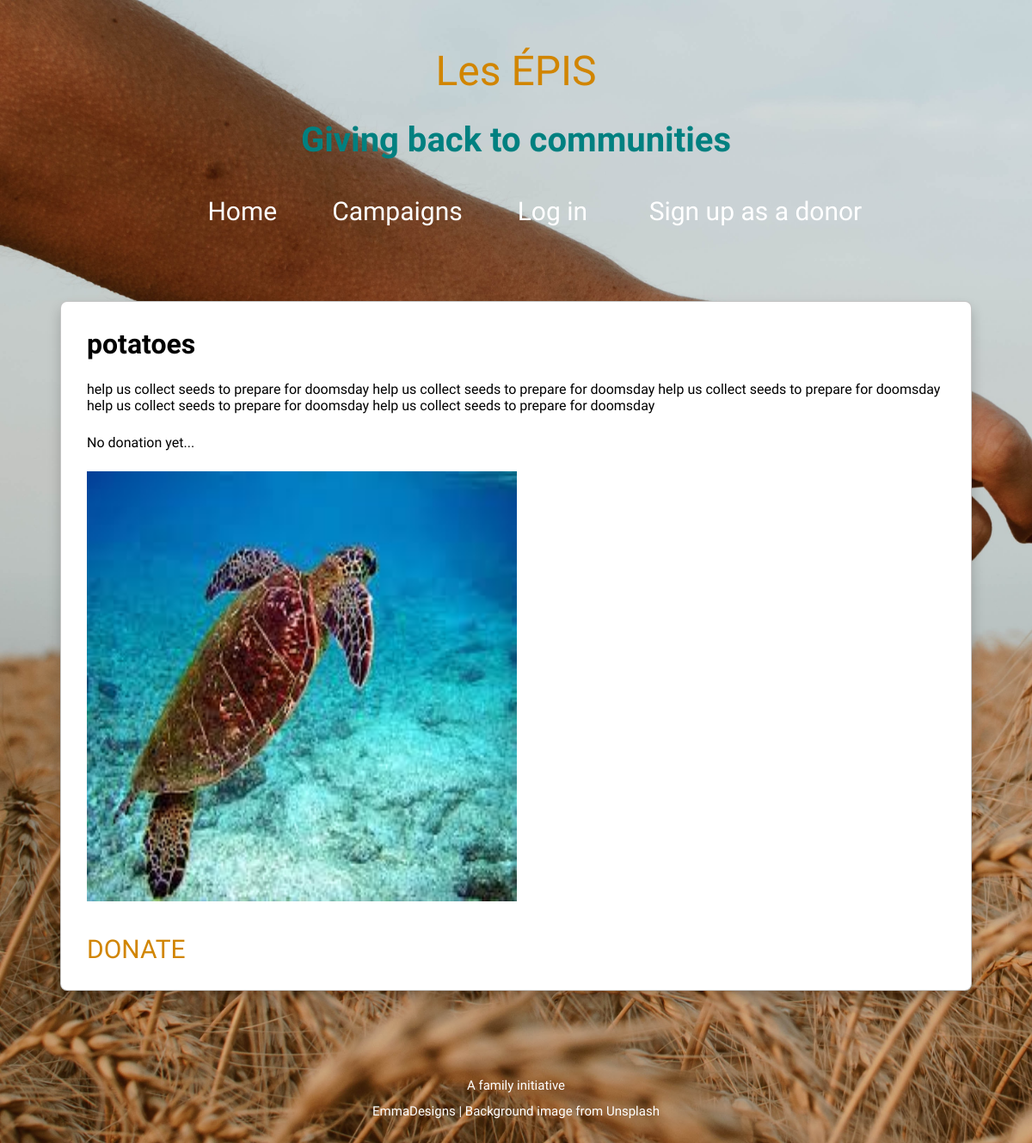
/campaign/1, run on an earlier commit of the app's database.
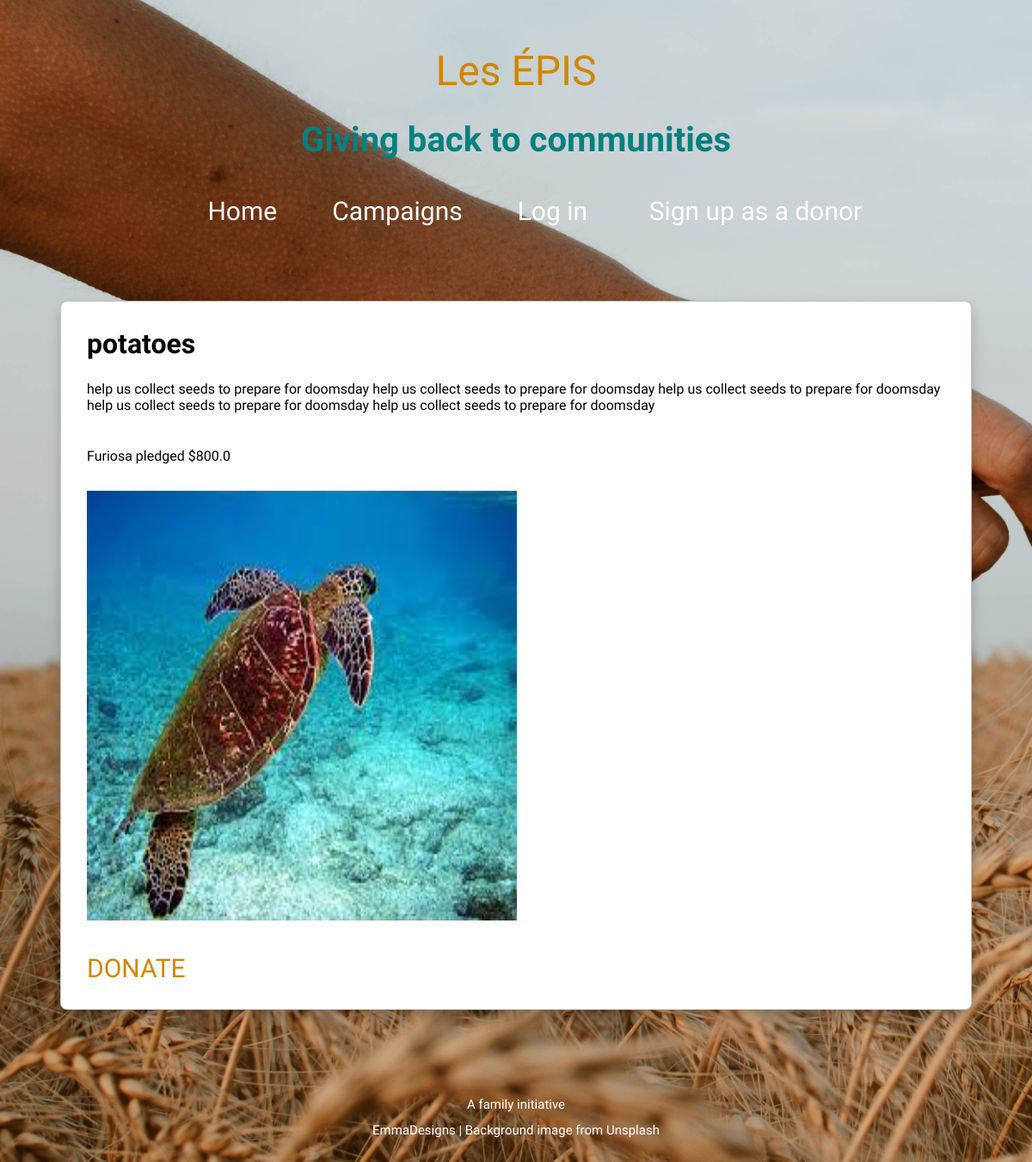
And on a later commit of the database.
### foundation_app/models.py (models this page shows, shortened)
class Campaign(db.Model):
    id = db.Column(db.Integer, primary_key=True)
    name = db.Column(db.String(80), nullable=False)
    description = db.Column(db.String(80), nullable=False)
    photo_url = db.Column(URLType)
    donations = db.relationship('Donation', back_populates='campaign')

class Donation(db.Model):
    id = db.Column(db.Integer, primary_key=True)
    amount = db.Column(db.Float, nullable=False)
    donated_by_id = db.Column(db.Integer, db.ForeignKey('user.id'))
    donor = db.relationship('User', back_populates='donations')
    donated_to = db.Column(db.Integer, db.ForeignKey('campaign.id'))
    campaign = db.relationship('Campaign', back_populates='donations')

class User(UserMixin, db.Model):
    id = db.Column(db.Integer, primary_key=True)
    username = db.Column(db.String(80), nullable=False, unique=True)
    first_name = db.Column(db.String(100), nullable=False)
    password = db.Column(db.String(200), nullable=False)
    email = db.Column(db.String(200), nullable=False)
    phone_number = db.Column(db.String(100), nullable=True)
    is_admin = db.Column(db.Boolean, unique=False, default=False)
    donations = db.relationship('Donation', back_populates='donor')
    def __str__(self):
        return self.username

### foundation_app/main/routes.py (the view, shortened to what this page needs)
@main.route('/campaign/<campaign_id>', methods=['POST', 'GET'])
def campaign_detail(campaign_id):
    campaign = Campaign.query.get(campaign_id)
    form = CampaignForm(obj = campaign)
    print(form.errors)
    return render_template('campaign_detail.html', campaign=campaign, form=form)

### foundation_app/templates/campaign_detail.html (shortened to what this page needs)
{% extends 'base.html' %}
{% block content %}
<div class="campaign-details">
    <h1>{{ campaign.name }}</h1>
    <p>{{campaign.description}}</p>
    {% if campaign.donations %}
        <ul>
            {% for donation in campaign.donations %}
            <li>{{ donation.donor}} pledged ${{donation.amount}}</li>
            {% endfor %}
        </ul>
    {% else %}
        <p>No donation yet...</p>
    {% endif %}
    <p><img class="campaign-detail-img" src="../static{{campaign.photo_url}}"></p>
    <a class='donate-btn' href="/donate">DONATE</a>
</div>
{% endblock %}

### foundation_app/templates/base.html (shortened to what this page needs)
<!DOCTYPE html>
<html>
    <head>
        <link rel="stylesheet" href="../static/styles.css">
    </head>
    <body>
      <header class="header">
        <a href="/"></span> Les ÉPIS</a>
        <h2>Giving back to communities</h2>
        <div class="'navbar">
          {% if current_user.is_authenticated %}
          <a href="/"><span id="mobile-icons" class="fa-solid fa-house"></span>Home</a>
          <a href="/campaigns"><span id="mobile-icons" class="fa-solid fa-wheat-awn"></span>Campaigns</a>
          <a href="/donate"><span id="mobile-icons" class="fa-solid fa-hand-holding-heart"></span>DONATE</a>
          <a href="/user_account"><span id="mobile-icons" class="fa-solid fa-user"></span>My account</a>
          <a href="/logout"><span id="mobile-icons" class="fa-solid fa-right-from-bracket"></span>Log Out</a>
          {% else %}
            <a href="/">Home</a>
            <a href="/campaigns">Campaigns</a>
            <a href="/login">Log in</a>
            <a href="/signup">Sign up as a donor</a>
          {% endif %}
        </div>
      </header>
      <main>
        <div id="all">
          {% block content %}{% endblock %}
        </div>
      </main>
      <footer class="footer">
        <div class="footer-containter">
          <p>A family initiative</p>
          <p>EmmaDesigns | Background image from <a href='unsplash.com'>Unsplash</a></p>
        </div>
      </footer>
    </body>
</html>

### foundation_app/static/styles.css (style rules this page uses)
* { box-sizing: border-box; margin: 0; padding: 0; }
body { margin: 0; font-family: "Josefin Sans"; font-weight: lighter; background-image: url('bg.jpg'); background-size: cover; background-repeat: no-repeat; position: relative; min-height: 100vh; display: flex; flex-direction: column; }
.header { overflow: hidden; padding: 15px 5.2rem; justify-content: center; align-items: center; height: 280px; width: 100%; display: flex; flex-direction: column; font-weight: lighter; }
.header > :first-child { margin-top: 50px; font-weight:lighter; color: rgb(209, 133, 0); font-size: 3em; }
.footer { padding: 25px; text-align: center; margin-top: 60px; line-height: 2; color: white; font-size: 15px; bottom:0; margin-top: auto; }
.footer a { text-decoration: none; color: rgb(255, 255, 255); transition: all 1s ease-out; }
.header a { float: left; text-decoration: none; color: rgb(255, 255, 255); transition: all 1s ease-out; padding: 12px; font-size: 30px; line-height: 25px; border-radius: 4px; }
.header h2 { font-family: "League Script"; font-size: 2.5em; margin: 0.8em; color: teal; }
#all { padding: 20px 30px; font-family: "Josefin Sans"; }
.campaign-details { text-align: left; margin: 50px 40px; padding: 30px; display: flex; flex-direction: column; gap: 1.5em; list-style: none; background-color: white; border: 1px solid rgba(0, 0, 0, 0.233); border-radius: 8px; box-shadow: 0 8px 15px rgba(0, 0, 0, 0.2); }
.campaign-details ul { list-style: none; line-height: 2; margin-top: 10px; }
.campaign-details a { text-decoration: none; color: rgb(209, 133, 0); transition: all 1s ease-out; font-size: 30px; }
.campaign-detail-img { width: 500px; height: 500px; }
.donate-btn { font-size: 25px; padding-top: 10px; }

What changed in the data, as far as the page shows it:
added Donation: donor "Furiosa", amount "800.0"
Also different on the page:
text no longer shown: "No donation yet..."
